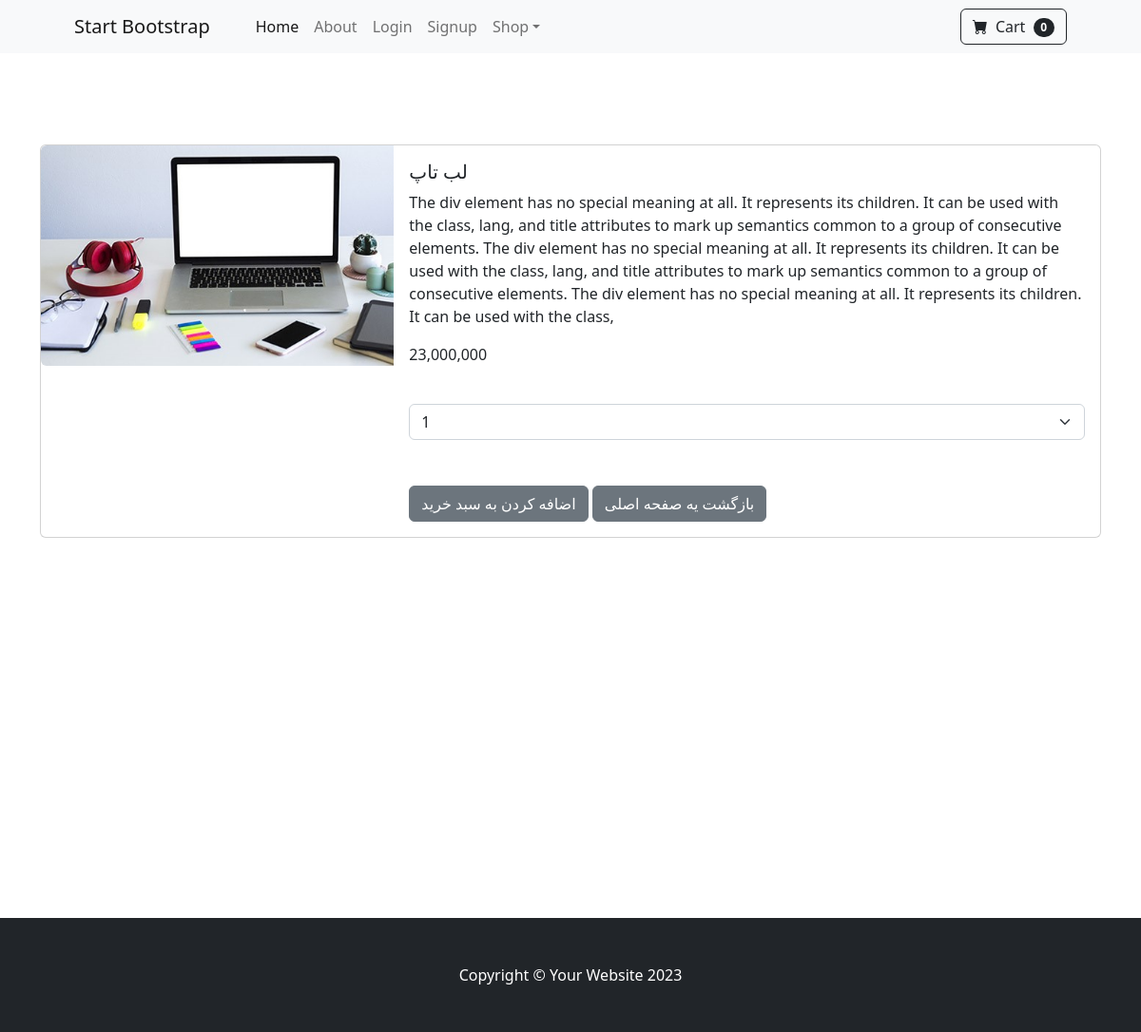
Screenshot of /product/2/ with the database file from the repository.
### shop/models.py (models this page shows, shortened)
class Product(models.Model):
    name = models.CharField(max_length=40)
    description = models.CharField(max_length=500, default='', blank=True, null=True)
    price = models.DecimalField(default = 0, decimal_places = 0, max_digits=12)
    category = models.ForeignKey(Category, on_delete=models.CASCADE, default=1)
    picture = models.ImageField(upload_to='upload/product/')
    star = models.IntegerField(default =0, validators = [MaxValueValidator(5), MinValueValidator(0)])
    is_sale = models.BooleanField(default=False)
    sale_price = models.DecimalField(default = 0, decimal_places = 0, max_digits=12)

### shop/views.py (the view)
# urls.py: path('product/<int:pk>/', product, name="product"),
def product(request, pk):
    product = Product.objects.get(id=pk)
    return render(request, 'product.html', {'product': product})

### cart/cart.py (called while the page is built)
    def __len__(self):
        return len(self.cart)

### cart/context_processors.py (called while the page is built)
def cart(request):
    return {'cart':Cart(request)}

### shop/templates/product.html (shortened to what this page needs)
{% extends "base.html" %}
{% block content %}
{% load humanize %}
<br><br><br><br>
<div class="container">
    <div class="card mb-3" style="">
        <div class="row g-0">
          <div class="col-md-4">
            <img src="{{product.picture.url}}" class="img-fluid rounded-start" alt="...">
          </div>
          <div class="col-md-8">
            <div class="card-body">
              <h5 class="card-title">{{product.name}}</h5>
              <p class="card-text">{{product.description}}</p>
              {% if product.is_sale %}
              <p class="card-text">{{product.sale_price | intcomma}} تومان</p>
              <strike>{{  product.price | intcomma}} تومان </strike><br>
              {% else %}
              <p class="card-text">{{product.price | intcomma}}</p>
              {% endif %}
              <br>
              <select class="form-select" aria-label="Default select example" id='cart-qty'>
                <option value="1">1</option>
              </select>
              <br><br>
              <button class='btn btn-secondary' type='button' value='{{ product.id }}' id='add-cart'>اضافه کردن به سبد خرید</button>
              <a href="{% url 'home' %}" class='btn btn-secondary'>بازگشت یه صفحه اصلی</a>
            </div>
          </div>
        </div>
      </div>
</div>
<br><br><br><br><br><br><br><br><br><br><br><br><br><br><br><br>
{% endblock  %}

### rows the page displays
Product: picture (picture), name "لب تاپ", description "The div element has no special meaning at all. It represents its children. It can be used with the class, lang, and title attributes to mark up semantics common to a group of consecutive elements. The div element has no special meaning at all. It represents its children. It can be used with the class, lang, and title attributes to mark up semantics common to a group of consecutive elements. The div element has no special meaning at all. It represents its children. It can be used with the class,", price "23,000,000"

### other values shown
{{ cart|length }} "0"
